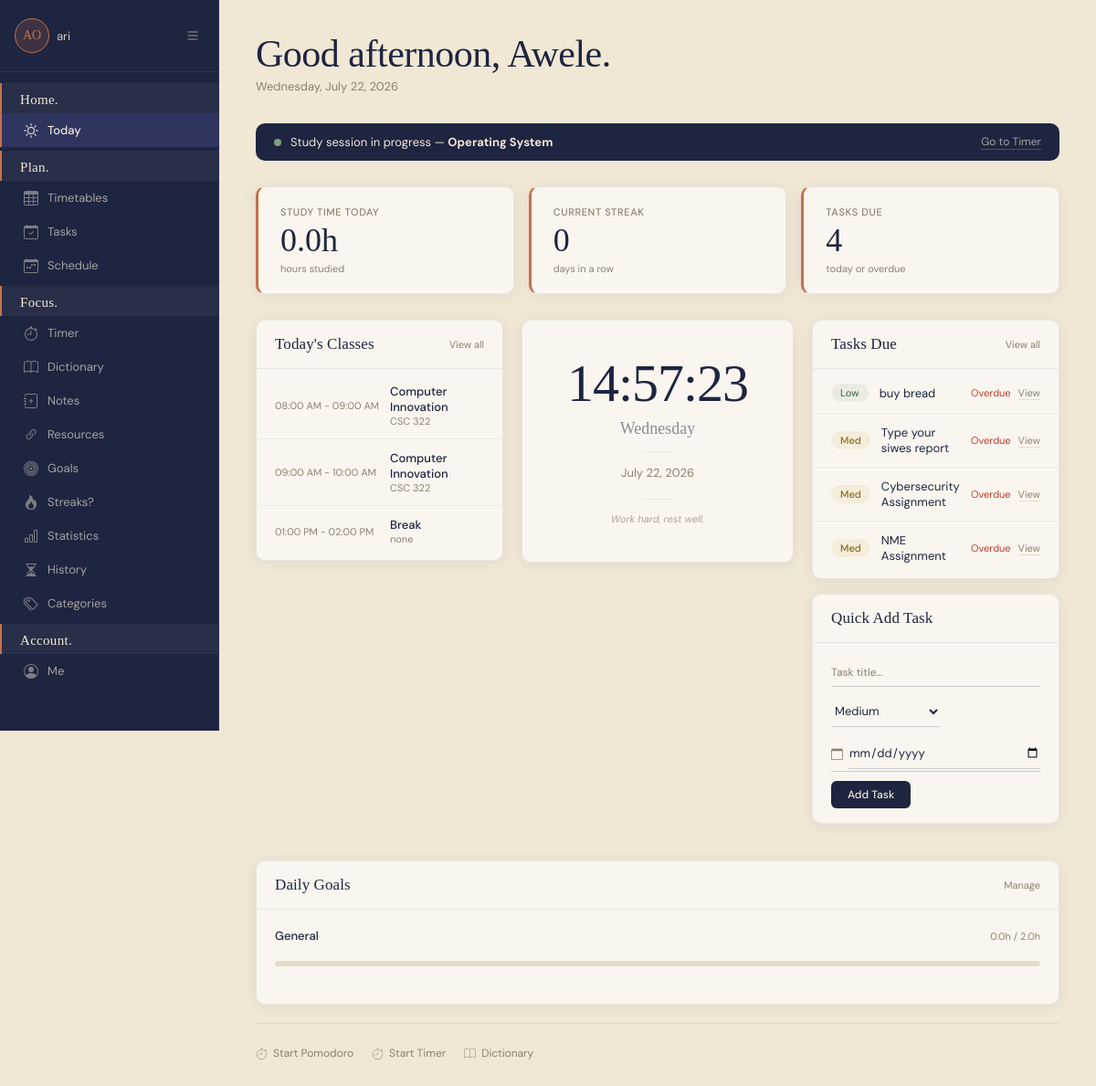
The app's page / (signed in), older data.
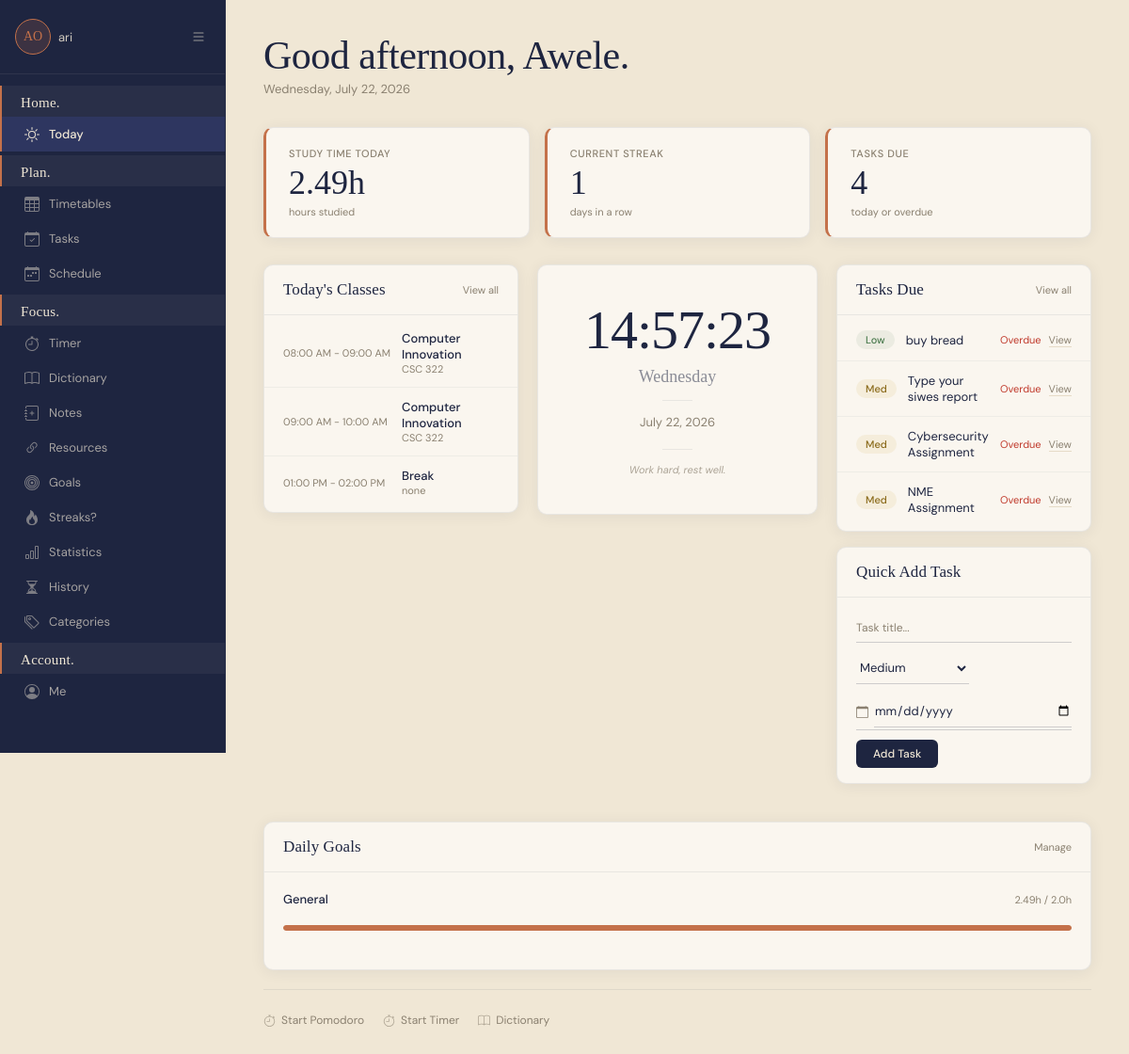
The same page, newer data.
### planner/models.py (models this page shows, shortened)
class StudySession(models.Model):
    SESSION_TAG_CHOICES = [
        ('productive', 'Productive'),
        ('struggled', 'Struggled'),
        ('review', 'Review'),
        ('learning', 'Learning New Material'),
        ('distracted', 'Distracted'),
    ]
    user = models.ForeignKey(User, on_delete=models.CASCADE)
    category = models.ForeignKey(StudyCategory, on_delete=models.SET_NULL, null=True, blank=True)
    start_time = models.DateTimeField()
    end_time = models.DateTimeField(null=True, blank=True)
    duration_seconds = models.IntegerField(default=0)
    paused_seconds = models.IntegerField(default=0)  # time spent paused
    is_paused = models.BooleanField(default=False)  # currently paused
    pause_start = models.DateTimeField(null=True, blank=True)  # when pause started
    notes = models.TextField(blank=True, null=True)
    session_tag = models.CharField(max_length=20, choices=SESSION_TAG_CHOICES, blank=True, null=True)  # NEW
    productivity_rating = models.IntegerField(null=True, blank=True)  # 1-5 rating
    is_active = models.BooleanField(default=True)
    is_pomodoro = models.BooleanField(default=False)
    pomodoros_completed = models.IntegerField(default=0)
    created_at = models.DateTimeField(auto_now_add=True)
    is_countdown = models.BooleanField(default=False)
    countdown_target_seconds = models.IntegerField(default=0)
    @staticmethod
    def get_user_streak(user):
        from datetime import date, timedelta
        sessions = StudySession.objects.filter(
            user=user,
            is_active=False
        ).order_by('-start_time')
        if not sessions.exists():
            return 0
        study_dates = set()
        for session in sessions:
            study_dates.add(session.start_time.date())
        study_dates = sorted(study_dates, reverse=True)
        today = date.today()
        yesterday = today - timedelta(days=1)
        if today not in study_dates and yesterday not in study_dates:
            return 0
        streak = 0
        current_date = today if today in study_dates else yesterday
        while current_date in study_dates:
            streak += 1
            current_date -= timedelta(days=1)
        return streak
    class Meta:
        ordering = ['-start_time']

class StudyCategory(models.Model):
    user = models.ForeignKey(User, on_delete=models.CASCADE)
    name = models.CharField(max_length=100)
    color = models.CharField(max_length=7, default='#3498db')
    class Meta:
        verbose_name_plural = "Study Categories"

class StudyGoal(models.Model):
    GOAL_TYPE_CHOICES = [
        ('daily', 'Daily'),
        ('weekly', 'Weekly'),
    ]
    user = models.ForeignKey(User, on_delete=models.CASCADE)
    name = models.CharField(max_length=100, blank=True, null=True)
    goal_type = models.CharField(max_length=10, choices=GOAL_TYPE_CHOICES)
    target_hours = models.DecimalField(max_digits=5, decimal_places=2)
    category = models.ForeignKey(StudyCategory, on_delete=models.CASCADE, null=True, blank=True)
    is_active = models.BooleanField(default=True)
    created_at = models.DateTimeField(auto_now_add=True)
    def get_progress(self):
        from django.utils import timezone
        from datetime import timedelta
        from django.db.models import Sum
        now = timezone.now()
        today = now.date()
        if self.goal_type == 'daily':
            sessions = StudySession.objects.filter(
                user=self.user,
                is_active=False,
                start_time__year=today.year,
                start_time__month=today.month,
                start_time__day=today.day
            )
            active_sessions = StudySession.objects.filter(
                user=self.user,
                is_active=True,
                start_time__year=today.year,
                start_time__month=today.month,
                start_time__day=today.day
            )
        if self.category:
            sessions = sessions.filter(category=self.category)
            active_sessions = active_sessions.filter(category=self.category)
        total_seconds = sessions.aggregate(total=Sum('duration_seconds'))['total'] or 0
        for active_session in active_sessions:
            elapsed = (now - active_session.start_time).total_seconds()
            total_seconds += elapsed
        total_hours = total_seconds / 3600
        if self.target_hours > 0:
            percentage = min((total_hours / float(self.target_hours)) * 100, 100)
        else:
            percentage = 0
        return {
            'current_hours': round(total_hours, 2),
            'target_hours': float(self.target_hours),
            'percentage': int(round(percentage, 0)),
            'remaining_hours': round(max(float(self.target_hours) - total_hours, 0), 2),
            'current_display': format_hours_minutes(total_hours),
            'target_display': format_hours_minutes(float(self.target_hours)),
            'remaining_display': format_hours_minutes(max(float(self.target_hours) - total_hours, 0)),
        }
    class Meta:
        ordering = ['-created_at']

### planner/views/general_views.py (the view, shortened to what this page needs)
# urls.py: path('', views.home, name='home'),
@login_required(login_url='planner:login')
def home(request):
    today = timezone.now()
    today_date = today.date()
    day_name = today.strftime('%A')
    timetables = Timetable.objects.filter(user=request.user)
    today_classes = []
    for timetable in timetables:
        entries = TimetableEntry.objects.filter(
            timetable=timetable,
            day=day_name
        ).select_related('timeslot', 'subjectInfo').order_by('timeslot__start_time')
        for entry in entries:
            today_classes.append({
                'time': f"{entry.timeslot.start_time.strftime('%I:%M %p')} - {entry.timeslot.end_time.strftime('%I:%M %p')}",
                'subject': entry.subjectInfo.subject,
                'location': entry.subjectInfo.location,
            })
    today_tasks = Task.objects.filter(
        task_board__user=request.user,
        due_date__lte=today_date,
        is_done=False
    ).select_related('task_board').order_by('due_date')[:10]
    today_sessions = StudySession.objects.filter(
        user=request.user,
        is_active=False,
        start_time__date=today_date
    )
    today_study_seconds = today_sessions.aggregate(
        total=Sum('duration_seconds')
    )['total'] or 0
    today_study_hours = round(today_study_seconds / 3600, 2)
    daily_goals = StudyGoal.objects.filter(
        user=request.user,
        goal_type='daily',
        is_active=True
    )
    goal_progress = []
    for goal in daily_goals:
        progress = goal.get_progress()
        goal_progress.append({
            'goal': goal,
            'progress': progress
        })
    current_streak = StudySession.get_user_streak(request.user)
    active_session = StudySession.objects.filter(
        user=request.user,
        is_active=True
    ).first()
    user_settings, _ = UserSettings.objects.get_or_create(user=request.user)
    onboarding = None
    context = {
        'today_date': today_date,
        'day_name': day_name,
        'today_classes': today_classes,
        'today_tasks': today_tasks,
        'today_study_hours': today_study_hours,
        'goal_progress': goal_progress,
        'current_streak': current_streak,
        'active_session': active_session,
        'onboarding': onboarding,
    }
    return render(request, 'today.html', context)

### planner/models.py (called while the page is built)
def format_hours_minutes(hours):
    total_minutes = round(hours * 60)
    h, m = divmod(total_minutes, 60)
    if h > 0 and m > 0:
        return f"{h}h {m}m"
    elif h > 0:
        return f"{h}h"
    else:
        return f"{m}m"

### planner/templates/today.html (shortened to what the changed rows need)
{% extends 'base.html' %}
{% block content %}
    <div class="today-header">
        <h1 class="today-greeting">Good
            {% now "H" as current_hour %}
            {% if current_hour < "12" %}morning{% elif current_hour < "17" %}afternoon{% else %}evening{% endif %},
            {{ user.first_name|default:user.username }}.
        </h1>
    </div>
    {% if active_session %}
    <div class="session-banner">
        <div class="session-banner-left">
            <span class="session-dot"></span>
            <span>
                Study session in progress —
                <strong>{% if active_session.category %}{{ active_session.category.name }}{% else %}General Study{% endif %}</strong>
            </span>
        </div>
        <a href="{% url 'planner:study_timer' %}">Go to Timer</a>
    </div>
    {% endif %}
    <div class="stats-row">
        <div class="stat-card stat-card-accent">
            <span class="stat-card-label">Study Time Today</span>
            <span class="stat-card-value">{{ today_study_hours }}h</span>
            <span class="stat-card-sub">hours studied</span>
        </div>
        <div class="stat-card stat-card-accent">
            <span class="stat-card-label">Current Streak</span>
            <span class="stat-card-value">{{ current_streak }}</span>
            <span class="stat-card-sub">days in a row</span>
        </div>
    </div>
    {% if goal_progress %}
    <div class="section-card" style="margin-bottom: 20px;">
        <div class="section-card-body">
            <div class="goals-row" style="padding: 16px 20px;">
                {% for item in goal_progress %}
                <div class="goal-row" style="padding: 0;">
                    <div class="goal-row-top">
                        <span class="goal-name">
                            {% if item.goal.category %}{{ item.goal.category.name }}{% else %}General{% endif %}
                        </span>
                        <span class="goal-hours">{{ item.progress.current_hours }}h / {{ item.progress.target_hours }}h</span>
                    </div>
                    <progress value="{{ item.progress.percentage }}" max="100"></progress>
                </div>
                {% endfor %}
            </div>
        </div>
    </div>
    {% endif %}
{% endblock %}

Row changes from the older to the newer data that the page shows:
no longer on this page (row edited): StudySession: category.name "Operating System"
computed for StudyGoal: progress.current_hours "0.0" → "2.49"; {{ item.progress.percentage }} 0 → 100 (drawn)
Text that changed along with them:
{{ today_study_hours }}: "0.0" → "2.49"
{{ current_streak }}: "0" → "1"
text no longer shown: "Study session in progress — Go to Timer"
